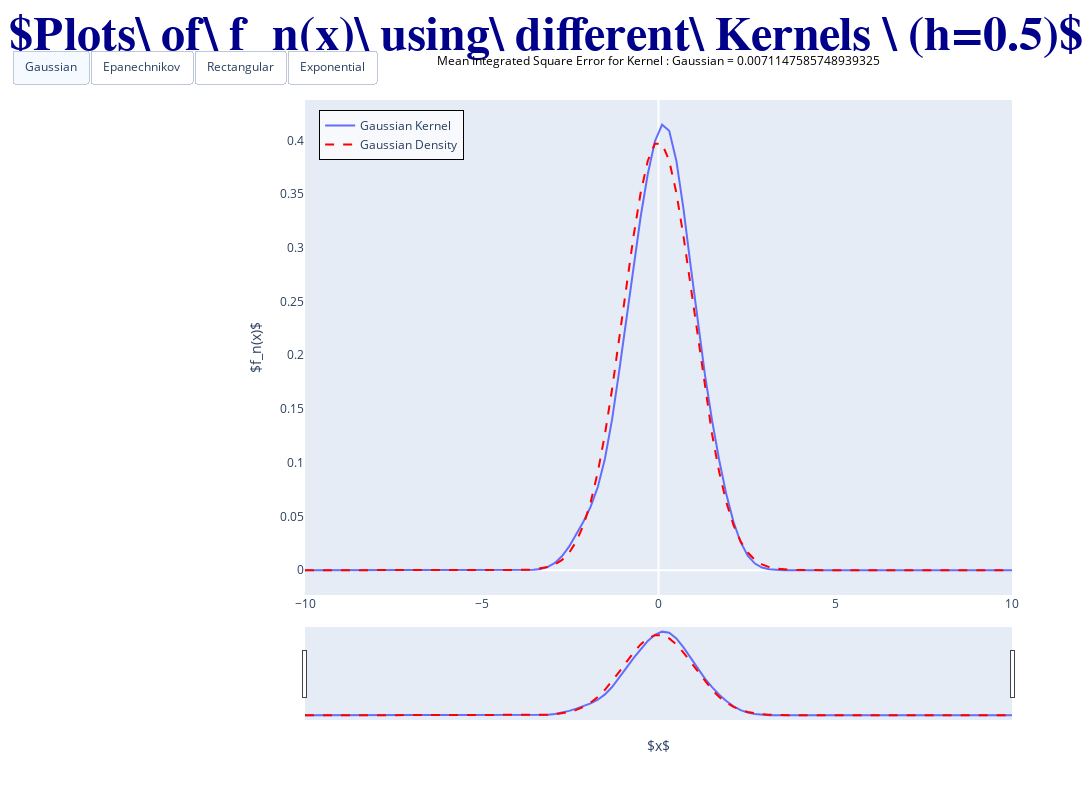

The code cell stored with this chart in its notebook:
### Code cell
plot_function(normal_sample,h=0.5)
